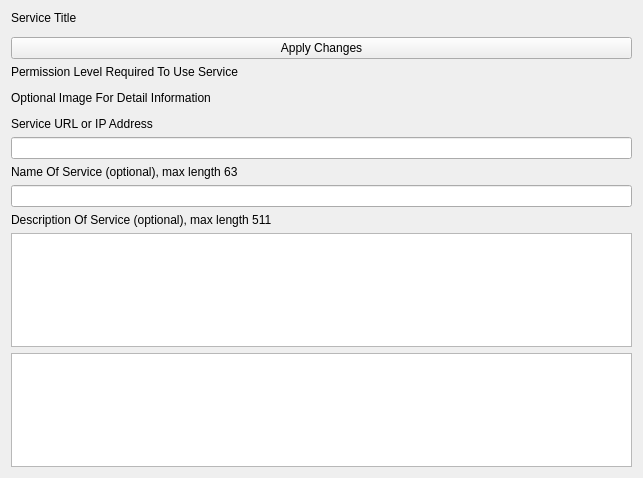
<?xml version="1.0" encoding="UTF-8"?>
<ui version="4.0">
 <class>AppletServiceBaseSettingsUi</class>
 <widget class="QWidget" name="AppletServiceBaseSettingsUi">
  <property name="geometry">
   <rect>
    <x>0</x>
    <y>0</y>
    <width>643</width>
    <height>478</height>
   </rect>
  </property>
  <property name="windowTitle">
   <string>Applet Service Base Settings</string>
  </property>
  <layout class="QVBoxLayout" name="verticalLayout">
   <item>
    <widget class="QLabel" name="m_ServiceTitleLabel">
     <property name="text">
      <string>Service Title</string>
     </property>
     <property name="wordWrap">
      <bool>true</bool>
     </property>
    </widget>
   </item>
   <item>
    <widget class="InformationWidget" name="m_InfoWidget" native="true"/>
   </item>
   <item>
    <widget class="QPushButton" name="m_ApplyButton">
     <property name="sizePolicy">
      <sizepolicy hsizetype="Expanding" vsizetype="Preferred">
       <horstretch>0</horstretch>
       <verstretch>0</verstretch>
      </sizepolicy>
     </property>
     <property name="text">
      <string>Apply Changes</string>
     </property>
    </widget>
   </item>
   <item>
    <widget class="QLabel" name="m_PermissionLabel">
     <property name="text">
      <string>Permission Level Required To Use Service</string>
     </property>
    </widget>
   </item>
   <item>
    <widget class="PermissionWidget" name="m_PermissionWidget" native="true">
     <property name="sizePolicy">
      <sizepolicy hsizetype="Expanding" vsizetype="Minimum">
       <horstretch>0</horstretch>
       <verstretch>0</verstretch>
      </sizepolicy>
     </property>
    </widget>
   </item>
   <item>
    <widget class="QLabel" name="m_ServiceImageLabel">
     <property name="text">
      <string>Optional Image For Detail Information</string>
     </property>
    </widget>
   </item>
   <item>
    <widget class="ThumbnailEditWidget" name="m_ThumbnailEditWidget" native="true">
     <property name="sizePolicy">
      <sizepolicy hsizetype="Expanding" vsizetype="Minimum">
       <horstretch>0</horstretch>
       <verstretch>0</verstretch>
      </sizepolicy>
     </property>
    </widget>
   </item>
   <item>
    <widget class="QLabel" name="m_UrlDescriptionLabel">
     <property name="text">
      <string>Service URL or IP Address</string>
     </property>
    </widget>
   </item>
   <item>
    <widget class="QLineEdit" name="m_UrlEdit">
     <property name="maxLength">
      <number>63</number>
     </property>
    </widget>
   </item>
   <item>
    <widget class="QLabel" name="m_UserDisplayedNameLabel">
     <property name="text">
      <string>Name Of Service (optional), max length 63</string>
     </property>
    </widget>
   </item>
   <item>
    <widget class="QLineEdit" name="m_NameEdit">
     <property name="maxLength">
      <number>63</number>
     </property>
    </widget>
   </item>
   <item>
    <widget class="QLabel" name="m_DescriptionLabel">
     <property name="text">
      <string>Description Of Service (optional), max length 511</string>
     </property>
    </widget>
   </item>
   <item>
    <widget class="QPlainTextEdit" name="m_DescriptionEdit">
     <property name="sizePolicy">
      <sizepolicy hsizetype="Expanding" vsizetype="Expanding">
       <horstretch>0</horstretch>
       <verstretch>0</verstretch>
      </sizepolicy>
     </property>
    </widget>
   </item>
   <item>
    <widget class="LogWidget" name="m_LogWidget">
     <property name="sizePolicy">
      <sizepolicy hsizetype="Expanding" vsizetype="Expanding">
       <horstretch>0</horstretch>
       <verstretch>0</verstretch>
      </sizepolicy>
     </property>
    </widget>
   </item>
  </layout>
 </widget>
 <customwidgets>
  <customwidget>
   <class>LogWidget</class>
   <extends>QPlainTextEdit</extends>
   <header>LogWidget.h</header>
   <container>1</container>
  </customwidget>
  <customwidget>
   <class>ThumbnailEditWidget</class>
   <extends>QWidget</extends>
   <header>ThumbnailEditWidget.h</header>
   <container>1</container>
  </customwidget>
  <customwidget>
   <class>PermissionWidget</class>
   <extends>QWidget</extends>
   <header>PermissionWidget.h</header>
   <container>1</container>
  </customwidget>
  <customwidget>
   <class>InformationWidget</class>
   <extends>QWidget</extends>
   <header>InformationWidget.h</header>
   <container>1</container>
  </customwidget>
 </customwidgets>
 <resources/>
 <connections/>
</ui>
